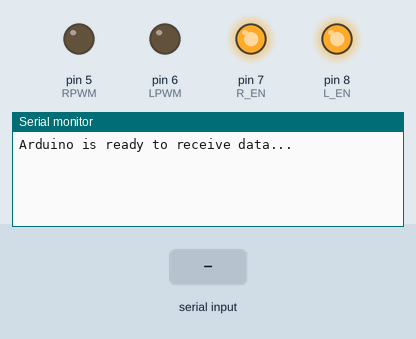
Simulated run of this sketch. Board: Arduino Uno, built with avr-gcc and run on an emulated ATmega328P. Parts: output pins drawn as LEDs (lit = HIGH), the last lines printed to the serial monitor. The test bench sets the inputs (shaded band).

Above: at 1.2 s.
1.3 s: "negative,1\n" received over Serial
At 2.3 s:
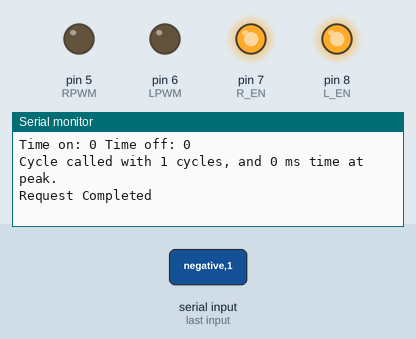
2.8 s: "positive,1\n" received over Serial
At 2.9 s:
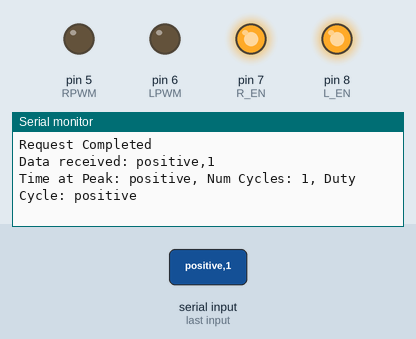
4.3 s: "negative\n" received over Serial
At 4.4 s:
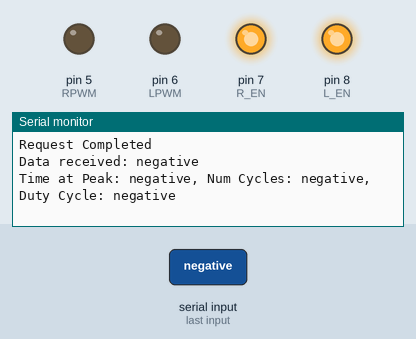

The sketch:

Driver.ino
```cpp
// Define Arduino pin connections to BTS7960
int RPWM = 5; // Right PWM to Arduino pin 5 (PWM capable)
int LPWM = 6; // Left PWM to Arduino pin 6 (PWM capable)
int R_EN = 7; // Right Enable to Arduino pin 7
int L_EN = 8; // Left Enable to Arduino pin 8
int R_IS = A0; // Right current sense pin connected to A0
int L_IS = A1; // Left current sense pin connected to A1

void setup() {
  // Set all the control pins as outputs
  pinMode(RPWM, OUTPUT);
  pinMode(LPWM, OUTPUT);
  pinMode(R_EN, OUTPUT);
  pinMode(L_EN, OUTPUT);
  //pinMode(buttonPin, INPUT);

  // Set the current sense pins as inputs
  pinMode(R_IS, INPUT);
  pinMode(L_IS, INPUT);

  // Start the serial monitor at 9600 baud
  Serial.begin(9600);

  // Enable both sides of the H-Bridge
  digitalWrite(R_EN, HIGH);
  digitalWrite(L_EN, HIGH);

  while (!Serial) {
    // Wait for the serial port to connect.
  }
  Serial.println("Arduino is ready to receive data...");
}


void loop() {
  if (Serial.available() > 0) {  // Check if data is available on the serial port
    String data = Serial.readStringUntil('\n');  // Read incoming data until newline character
    Serial.println("Data received: " + data);  // Print received data for debugging

    // Process the data (as before)
    int comma1 = data.indexOf(',');
    int comma2 = data.indexOf(',', comma1 + 1);
    int comma3 = data.indexOf(',', comma2 + 1);

    String time_at_peak = data.substring(0, comma1);
    String num_cycles = data.substring(comma1 + 1, comma2);
    String duty_cycle = data.substring(comma2 + 1, comma3);
    String square_type = data.substring(comma3 + 1, data.length());


    // Send confirmation back to Python
    Serial.println("Time at Peak: " + time_at_peak + ", Num Cycles: " + num_cycles + ", Duty Cycle: " + duty_cycle );
    cycle(time_at_peak.toInt(), num_cycles.toInt(), duty_cycle.toFloat(), square_type);
  }

}

void cycle(int time_at_peak, int numCycles, float duty_cycle, String square_type){
  int period = (100/duty_cycle) * time_at_peak;
  int time_at_trough = period - time_at_peak;
  Serial.println("Time on: " + String(time_at_peak) + " Time off: " + String(time_at_trough));
  Serial.println("Cycle called with " + String(numCycles) + " cycles, and " + time_at_peak + " ms time at peak.");

  if(square_type == "negative"){
    for(int i = 0; i < numCycles; i++){
      // Drive one direction
      analogWrite(RPWM, 255); // Fully on
      analogWrite(LPWM, 0);   // Fully off
      delay(time_at_peak); // Adjust this delay for proper current measurement
      // Drive the other direction
      analogWrite(RPWM, 0);   // Fully off
      analogWrite(LPWM, 255); // Fully on
      delay(time_at_trough); // Adjust this delay for proper current measurement
    }
  }
  else if(square_type == "positive"){
    for(int i = 0; i < numCycles; i++){
      // Drive one direction
      analogWrite(RPWM, 255); // Fully on
      analogWrite(LPWM, 0);   // Fully off
      delay(time_at_peak); // Adjust this delay for proper current measurement

      analogWrite(RPWM, 0);   // Fully off
      analogWrite(LPWM, 0); // Fully on
      delay(time_at_trough); // Adjust this delay for proper current measurement
    }
  }
  Serial.println("Request Completed");
}
```

Measured:
- after the input at 1.3 s, the serial monitor: prints a new line at once (image 1)
- after the input at 2.8 s, the serial monitor: prints a new line at once (image 2)
- after the input at 4.3 s, the serial monitor: prints a new line at once (image 3)
